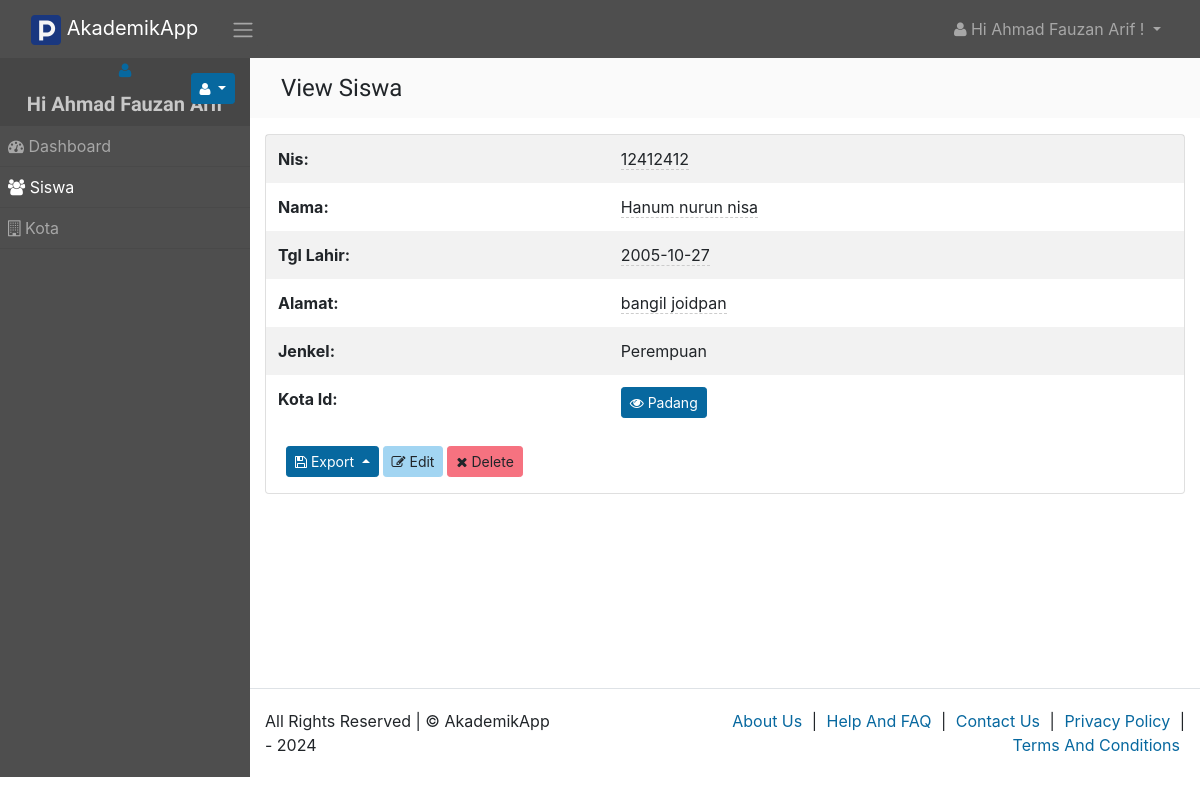
The app's page /siswa/view/44 (signed in) with its own data.
### tables this page shows
CREATE TABLE `siswa` (
  `id` int(11) NOT NULL,
  `nis` varchar(100) NOT NULL,
  `nama` varchar(255) NOT NULL,
  `tgl_lahir` date NOT NULL,
  `alamat` varchar(255) NOT NULL,
  `jenkel` int(11) NOT NULL,
  `kota_id` int(11) NOT NULL,
  `nm_kota` varchar(50) DEFAULT NULL
);

CREATE TABLE `kota` (
  `id` int(11) NOT NULL,
  `nama` varchar(100) NOT NULL
);

### app/views/partials/siswa/view.php (the view, shortened to what the rows shown need)
<?php
$page_element_id = "view-page-" . random_str();
$current_page = $this->set_current_page_link();
$data = $this->view_data;
?>
<section class="page" id="<?php echo $page_element_id; ?>" data-page-type="view"  data-display-type="table" data-page-url="<?php print_link($current_page); ?>">
    <div  class="">
        <div class="container">
            <div class="row ">
                <div class="col-md-12 comp-grid">
                    <div  class="card animated fadeIn page-content">
                        <?php
                        if(!empty($data)){
                        $rec_id = (!empty($data['id']) ? urlencode($data['id']) : null);
                        ?>
                        <div id="page-report-body" class="">
                            <table class="table table-hover table-borderless table-striped">
                                <tbody class="page-data" id="page-data-<?php echo $page_element_id; ?>">
                                    <tr  class="td-nis">
                                        <th class="title"> Nis: </th>
                                        <td class="value">
                                            <span  data-value="<?php echo $data['nis']; ?>"
                                                data-pk="<?php echo $data['id'] ?>"
                                                data-url="<?php print_link("siswa/editfield/" . urlencode($data['id'])); ?>"
                                                data-name="nis"
                                                data-title="Enter Nis"
                                                data-placement="left"
                                                data-toggle="click"
                                                data-type="text"
                                                data-mode="popover"
                                                data-showbuttons="left"
                                                class="is-editable" >
                                                <?php echo $data['nis']; ?>
                                            </span>
                                        </td>
                                    </tr>
                                    <tr  class="td-nama">
                                        <th class="title"> Nama: </th>
                                        <td class="value">
                                            <span  data-value="<?php echo $data['nama']; ?>"
                                                data-pk="<?php echo $data['id'] ?>"
                                                data-url="<?php print_link("siswa/editfield/" . urlencode($data['id'])); ?>"
                                                data-name="nama"
                                                data-title="Enter Nama"
                                                data-placement="left"
                                                data-toggle="click"
                                                data-type="text"
                                                data-mode="popover"
                                                data-showbuttons="left"
                                                class="is-editable" >
                                                <?php echo $data['nama']; ?>
                                            </span>
                                        </td>
                                    </tr>
                                    <tr  class="td-tgl_lahir">
                                        <th class="title"> Tgl Lahir: </th>
                                        <td class="value">
                                            <span  data-flatpickr="{altFormat: 'Y-m-d', enableTime: false, minDate: '', maxDate: ''}"
                                                data-value="<?php echo $data['tgl_lahir']; ?>"
                                                data-pk="<?php echo $data['id'] ?>"
                                                data-url="<?php print_link("siswa/editfield/" . urlencode($data['id'])); ?>"
                                                data-name="tgl_lahir"
                                                data-title="Enter Tgl Lahir"
                                                data-placement="left"
                                                data-toggle="click"
                                                data-type="flatdatetimepicker"
                                                data-mode="popover"
                                                data-showbuttons="left"
                                                class="is-editable" >
                                                <?php echo $data['tgl_lahir']; ?>
                                            </span>
                                        </td>
                                    </tr>
                                    <tr  class="td-alamat">
                                        <th class="title"> Alamat: </th>
                                        <td class="value">
                                            <span  data-value="<?php echo $data['alamat']; ?>"
                                                data-pk="<?php echo $data['id'] ?>"
                                                data-url="<?php print_link("siswa/editfield/" . urlencode($data['id'])); ?>"
                                                data-name="alamat"
                                                data-title="Enter Alamat"
                                                data-placement="left"
                                                data-toggle="click"
                                                data-type="text"
                                                data-mode="popover"
                                                data-showbuttons="left"
                                                class="is-editable" >
                                                <?php echo $data['alamat']; ?>
                                            </span>
                                        </td>
                                    </tr>
                                    <tr  class="td-jenkel">
                                        <th class="title"> Jenkel: </th>
                                        <td class="value"><?php echo ($data['jenkel'] == 1)? "Laki-Laki" : "Perempuan"; ?></td>
                                    </tr>
                                    <tr  class="td-kota_id">
                                        <th class="title"> Kota Id: </th>
                                        <td class="value">
                                            <a size="sm" class="btn btn-sm btn-primary page-modal" href="<?php print_link("masterdetail/index/siswa/kota/id/" . urlencode($data['kota_id'])) ?>">
                                                <i class="fa fa-eye"></i> <?php echo $data['kota_nama'] ?>
                                            </a>
                                        </td>
                                    </tr>
                                </tbody>
                            </table>
                        </div>
                        <div class="p-3 d-flex">
                            <div class="dropup export-btn-holder mx-1">
                                <button class="btn btn-sm btn-primary dropdown-toggle" type="button" data-toggle="dropdown" aria-haspopup="true" aria-expanded="false">
                                    <i class="fa fa-save"></i> Export
                                </button>
                                                </div>
                                                <a class="btn btn-sm btn-info"  href="<?php print_link("siswa/edit/$rec_id"); ?>">
                                                    <i class="fa fa-edit"></i> Edit
                                                </a>
                                                <a class="btn btn-sm btn-danger record-delete-btn mx-1"  href="" data-prompt-msg="Are you sure you want to delete this record?" data-display-style="modal">
                                                    <i class="fa fa-times"></i> Delete
                                                </a>
                                            </div>
                                            <?php
                                            }
                                            ?>
                                        </div>
                                    </div>
                                </div>
                            </div>
                        </div>
                    </section>

### records on screen
siswa: nis "12412412", nama "Hanum nurun nisa", tgl_lahir "2005-10-27", alamat "bangil joidpan", kota.nama "Padang"

### other values on screen
SITE_NAME "AkademikApp"
USER_NAME "Ahmad Fauzan Arif"
$menuobj['label'] "Dashboard"
$menuobj['label'] "Siswa"
$menuobj['label'] "Kota"
